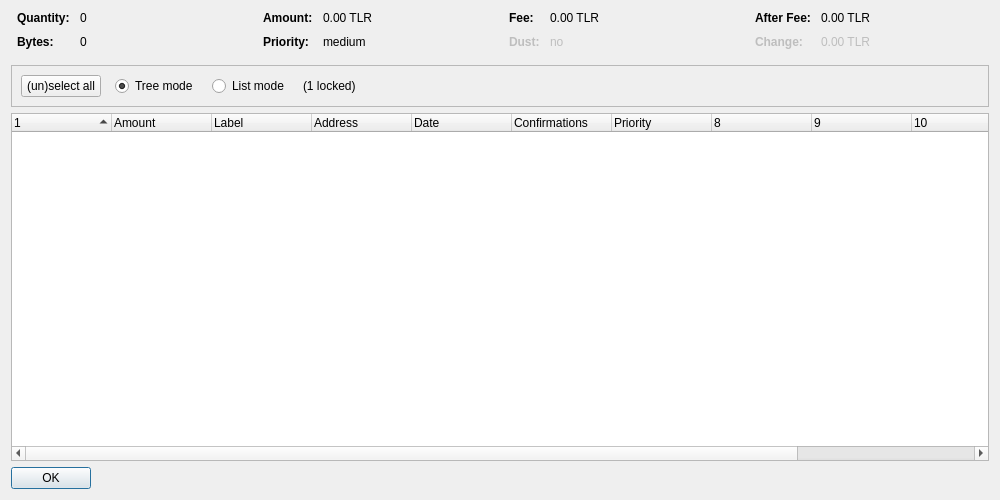
<?xml version="1.0" encoding="UTF-8"?>
<ui version="4.0">
 <class>CoinControlDialog</class>
 <widget class="QDialog" name="CoinControlDialog">
  <property name="geometry">
   <rect>
    <x>0</x>
    <y>0</y>
    <width>1000</width>
    <height>500</height>
   </rect>
  </property>
  <property name="windowTitle">
   <string>Coin Control Address Selection</string>
  </property>
  <layout class="QVBoxLayout" name="verticalLayout">
   <item>
    <layout class="QHBoxLayout" name="horizontalLayoutTop" stretch="0,0,0,0">
     <property name="topMargin">
      <number>0</number>
     </property>
     <property name="bottomMargin">
      <number>10</number>
     </property>
     <item>
      <layout class="QFormLayout" name="formLayoutCoinControl1">
       <property name="horizontalSpacing">
        <number>10</number>
       </property>
       <property name="verticalSpacing">
        <number>10</number>
       </property>
       <property name="leftMargin">
        <number>6</number>
       </property>
       <property name="rightMargin">
        <number>6</number>
       </property>
       <item row="0" column="0">
        <widget class="QLabel" name="labelCoinControlQuantityText">
         <property name="font">
          <font>
           <weight>75</weight>
           <bold>true</bold>
          </font>
         </property>
         <property name="text">
          <string>Quantity:</string>
         </property>
        </widget>
       </item>
       <item row="0" column="1">
        <widget class="QLabel" name="labelCoinControlQuantity">
         <property name="cursor">
          <cursorShape>IBeamCursor</cursorShape>
         </property>
         <property name="contextMenuPolicy">
          <enum>Qt::ActionsContextMenu</enum>
         </property>
         <property name="text">
          <string notr="true">0</string>
         </property>
         <property name="textInteractionFlags">
          <set>Qt::LinksAccessibleByMouse|Qt::TextSelectableByKeyboard|Qt::TextSelectableByMouse</set>
         </property>
        </widget>
       </item>
       <item row="1" column="0">
        <widget class="QLabel" name="labelCoinControlBytesText">
         <property name="font">
          <font>
           <weight>75</weight>
           <bold>true</bold>
          </font>
         </property>
         <property name="text">
          <string>Bytes:</string>
         </property>
        </widget>
       </item>
       <item row="1" column="1">
        <widget class="QLabel" name="labelCoinControlBytes">
         <property name="cursor">
          <cursorShape>IBeamCursor</cursorShape>
         </property>
         <property name="contextMenuPolicy">
          <enum>Qt::ActionsContextMenu</enum>
         </property>
         <property name="text">
          <string notr="true">0</string>
         </property>
         <property name="textInteractionFlags">
          <set>Qt::LinksAccessibleByMouse|Qt::TextSelectableByKeyboard|Qt::TextSelectableByMouse</set>
         </property>
        </widget>
       </item>
      </layout>
     </item>
     <item>
      <layout class="QFormLayout" name="formLayoutCoinControl2">
       <property name="horizontalSpacing">
        <number>10</number>
       </property>
       <property name="verticalSpacing">
        <number>10</number>
       </property>
       <property name="leftMargin">
        <number>6</number>
       </property>
       <property name="rightMargin">
        <number>6</number>
       </property>
       <item row="0" column="0">
        <widget class="QLabel" name="labelCoinControlAmountText">
         <property name="font">
          <font>
           <weight>75</weight>
           <bold>true</bold>
          </font>
         </property>
         <property name="text">
          <string>Amount:</string>
         </property>
        </widget>
       </item>
       <item row="0" column="1">
        <widget class="QLabel" name="labelCoinControlAmount">
         <property name="cursor">
          <cursorShape>IBeamCursor</cursorShape>
         </property>
         <property name="contextMenuPolicy">
          <enum>Qt::ActionsContextMenu</enum>
         </property>
         <property name="text">
          <string notr="true">0.00 TLR</string>
         </property>
         <property name="textInteractionFlags">
          <set>Qt::LinksAccessibleByMouse|Qt::TextSelectableByKeyboard|Qt::TextSelectableByMouse</set>
         </property>
        </widget>
       </item>
       <item row="1" column="0">
        <widget class="QLabel" name="labelCoinControlPriorityText">
         <property name="font">
          <font>
           <weight>75</weight>
           <bold>true</bold>
          </font>
         </property>
         <property name="text">
          <string>Priority:</string>
         </property>
        </widget>
       </item>
       <item row="1" column="1">
        <widget class="QLabel" name="labelCoinControlPriority">
         <property name="cursor">
          <cursorShape>IBeamCursor</cursorShape>
         </property>
         <property name="contextMenuPolicy">
          <enum>Qt::ActionsContextMenu</enum>
         </property>
         <property name="text">
          <string notr="true">medium</string>
         </property>
         <property name="textInteractionFlags">
          <set>Qt::LinksAccessibleByMouse|Qt::TextSelectableByKeyboard|Qt::TextSelectableByMouse</set>
         </property>
        </widget>
       </item>
      </layout>
     </item>
     <item>
      <layout class="QFormLayout" name="formLayoutCoinControl3">
       <property name="horizontalSpacing">
        <number>10</number>
       </property>
       <property name="verticalSpacing">
        <number>10</number>
       </property>
       <property name="leftMargin">
        <number>6</number>
       </property>
       <property name="rightMargin">
        <number>6</number>
       </property>
       <item row="0" column="0">
        <widget class="QLabel" name="labelCoinControlFeeText">
         <property name="font">
          <font>
           <weight>75</weight>
           <bold>true</bold>
          </font>
         </property>
         <property name="text">
          <string>Fee:</string>
         </property>
        </widget>
       </item>
       <item row="0" column="1">
        <widget class="QLabel" name="labelCoinControlFee">
         <property name="cursor">
          <cursorShape>IBeamCursor</cursorShape>
         </property>
         <property name="contextMenuPolicy">
          <enum>Qt::ActionsContextMenu</enum>
         </property>
         <property name="text">
          <string notr="true">0.00 TLR</string>
         </property>
         <property name="textInteractionFlags">
          <set>Qt::LinksAccessibleByMouse|Qt::TextSelectableByKeyboard|Qt::TextSelectableByMouse</set>
         </property>
        </widget>
       </item>
       <item row="1" column="0">
        <widget class="QLabel" name="labelCoinControlLowOutputText">
         <property name="enabled">
          <bool>false</bool>
         </property>
         <property name="font">
          <font>
           <weight>75</weight>
           <bold>true</bold>
          </font>
         </property>
         <property name="text">
          <string>Dust:</string>
         </property>
        </widget>
       </item>
       <item row="1" column="1">
        <widget class="QLabel" name="labelCoinControlLowOutput">
         <property name="enabled">
          <bool>false</bool>
         </property>
         <property name="cursor">
          <cursorShape>IBeamCursor</cursorShape>
         </property>
         <property name="contextMenuPolicy">
          <enum>Qt::ActionsContextMenu</enum>
         </property>
         <property name="text">
          <string notr="true">no</string>
         </property>
         <property name="textInteractionFlags">
          <set>Qt::LinksAccessibleByMouse|Qt::TextSelectableByKeyboard|Qt::TextSelectableByMouse</set>
         </property>
        </widget>
       </item>
      </layout>
     </item>
     <item>
      <layout class="QFormLayout" name="formLayoutCoinControl4">
       <property name="horizontalSpacing">
        <number>10</number>
       </property>
       <property name="verticalSpacing">
        <number>10</number>
       </property>
       <property name="leftMargin">
        <number>6</number>
       </property>
       <property name="rightMargin">
        <number>6</number>
       </property>
       <item row="0" column="0">
        <widget class="QLabel" name="labelCoinControlAfterFeeText">
         <property name="font">
          <font>
           <weight>75</weight>
           <bold>true</bold>
          </font>
         </property>
         <property name="text">
          <string>After Fee:</string>
         </property>
        </widget>
       </item>
       <item row="0" column="1">
        <widget class="QLabel" name="labelCoinControlAfterFee">
         <property name="cursor">
          <cursorShape>IBeamCursor</cursorShape>
         </property>
         <property name="contextMenuPolicy">
          <enum>Qt::ActionsContextMenu</enum>
         </property>
         <property name="text">
          <string notr="true">0.00 TLR</string>
         </property>
         <property name="textInteractionFlags">
          <set>Qt::LinksAccessibleByMouse|Qt::TextSelectableByKeyboard|Qt::TextSelectableByMouse</set>
         </property>
        </widget>
       </item>
       <item row="1" column="0">
        <widget class="QLabel" name="labelCoinControlChangeText">
         <property name="enabled">
          <bool>false</bool>
         </property>
         <property name="font">
          <font>
           <weight>75</weight>
           <bold>true</bold>
          </font>
         </property>
         <property name="text">
          <string>Change:</string>
         </property>
        </widget>
       </item>
       <item row="1" column="1">
        <widget class="QLabel" name="labelCoinControlChange">
         <property name="enabled">
          <bool>false</bool>
         </property>
         <property name="cursor">
          <cursorShape>IBeamCursor</cursorShape>
         </property>
         <property name="contextMenuPolicy">
          <enum>Qt::ActionsContextMenu</enum>
         </property>
         <property name="text">
          <string notr="true">0.00 TLR</string>
         </property>
         <property name="textInteractionFlags">
          <set>Qt::LinksAccessibleByMouse|Qt::TextSelectableByKeyboard|Qt::TextSelectableByMouse</set>
         </property>
        </widget>
       </item>
      </layout>
     </item>
    </layout>
   </item>
   <item>
    <widget class="QFrame" name="frame">
     <property name="minimumSize">
      <size>
       <width>0</width>
       <height>40</height>
      </size>
     </property>
     <property name="frameShape">
      <enum>QFrame::StyledPanel</enum>
     </property>
     <property name="frameShadow">
      <enum>QFrame::Sunken</enum>
     </property>
     <layout class="QHBoxLayout" name="horizontalLayout">
      <item>
       <layout class="QHBoxLayout" name="horizontalLayoutPanel" stretch="0,0,0,0,0">
        <property name="spacing">
         <number>14</number>
        </property>
        <item>
         <widget class="QPushButton" name="pushButtonSelectAll">
          <property name="sizePolicy">
           <sizepolicy hsizetype="Maximum" vsizetype="Fixed">
            <horstretch>0</horstretch>
            <verstretch>0</verstretch>
           </sizepolicy>
          </property>
          <property name="text">
           <string>(un)select all</string>
          </property>
         </widget>
        </item>
        <item>
         <widget class="QRadioButton" name="radioTreeMode">
          <property name="sizePolicy">
           <sizepolicy hsizetype="Maximum" vsizetype="Fixed">
            <horstretch>0</horstretch>
            <verstretch>0</verstretch>
           </sizepolicy>
          </property>
          <property name="text">
           <string>Tree mode</string>
          </property>
          <property name="checked">
           <bool>true</bool>
          </property>
         </widget>
        </item>
        <item>
         <widget class="QRadioButton" name="radioListMode">
          <property name="sizePolicy">
           <sizepolicy hsizetype="Maximum" vsizetype="Fixed">
            <horstretch>0</horstretch>
            <verstretch>0</verstretch>
           </sizepolicy>
          </property>
          <property name="text">
           <string>List mode</string>
          </property>
         </widget>
        </item>
        <item>
         <widget class="QLabel" name="labelLocked">
          <property name="text">
           <string notr="true">(1 locked)</string>
          </property>
         </widget>
        </item>
        <item>
         <spacer name="horizontalSpacer">
          <property name="orientation">
           <enum>Qt::Horizontal</enum>
          </property>
          <property name="sizeHint" stdset="0">
           <size>
            <width>40</width>
            <height>20</height>
           </size>
          </property>
         </spacer>
        </item>
       </layout>
      </item>
     </layout>
    </widget>
   </item>
   <item>
    <widget class="CoinControlTreeWidget" name="treeWidget">
     <property name="contextMenuPolicy">
      <enum>Qt::CustomContextMenu</enum>
     </property>
     <property name="sortingEnabled">
      <bool>false</bool>
     </property>
     <property name="columnCount">
      <number>12</number>
     </property>
     <attribute name="headerShowSortIndicator" stdset="0">
      <bool>true</bool>
     </attribute>
     <attribute name="headerStretchLastSection">
      <bool>false</bool>
     </attribute>
     <column>
      <property name="text">
       <string/>
      </property>
     </column>
     <column>
      <property name="text">
       <string>Amount</string>
      </property>
     </column>
     <column>
      <property name="text">
       <string notr="true">Label</string>
      </property>
     </column>
     <column>
      <property name="text">
       <string>Address</string>
      </property>
     </column>
     <column>
      <property name="text">
       <string>Date</string>
      </property>
     </column>
     <column>
      <property name="text">
       <string>Confirmations</string>
      </property>
      <property name="toolTip">
       <string>Confirmed</string>
      </property>
     </column>
     <column>
      <property name="text">
       <string>Priority</string>
      </property>
     </column>
     <column>
      <property name="text">
       <string/>
      </property>
     </column>
     <column>
      <property name="text">
       <string/>
      </property>
     </column>
     <column>
      <property name="text">
       <string/>
      </property>
     </column>
     <column>
      <property name="text">
       <string/>
      </property>
     </column>
     <column>
      <property name="text">
       <string/>
      </property>
     </column>
    </widget>
   </item>
   <item>
    <widget class="QDialogButtonBox" name="buttonBox">
     <property name="sizePolicy">
      <sizepolicy hsizetype="Maximum" vsizetype="Fixed">
       <horstretch>0</horstretch>
       <verstretch>0</verstretch>
      </sizepolicy>
     </property>
     <property name="orientation">
      <enum>Qt::Horizontal</enum>
     </property>
     <property name="standardButtons">
      <set>QDialogButtonBox::Ok</set>
     </property>
    </widget>
   </item>
  </layout>
 </widget>
 <customwidgets>
  <customwidget>
   <class>CoinControlTreeWidget</class>
   <extends>QTreeWidget</extends>
   <header>coincontroltreewidget.h</header>
  </customwidget>
 </customwidgets>
 <resources/>
 <connections/>
</ui>
